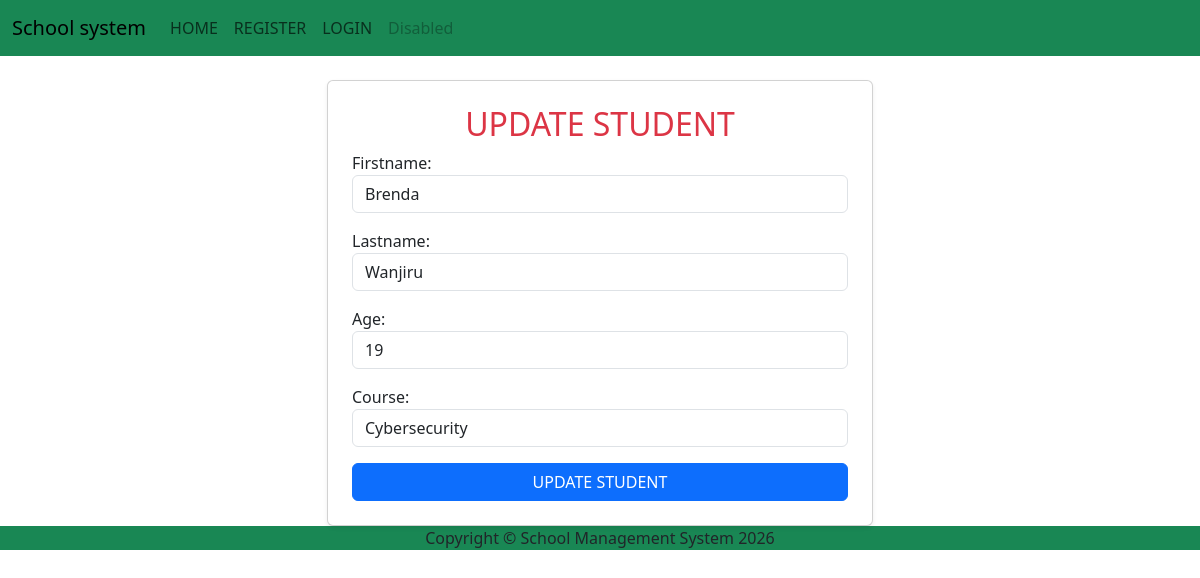
/update/15, run on the app's committed database.
### myapp/models.py (models this page shows, shortened)
class Student(models.Model):
    firstname = models.CharField(max_length=50)
    lastname = models.CharField(max_length=50)
    age = models.IntegerField()
    course = models.CharField(max_length=50)

### myapp/views.py (the view)
# urls.py: path('update/<int:id>', views.update_student, name='update'),
def update_student(request,id):
    student=get_object_or_404(Student, pk=id)
    form=StudentForm(request.POST or None, instance=student)
    if form.is_valid():
        form.save()
        return redirect('students')
    return render(request,'studentform.html',{'form':form})

### myapp/forms.py
class StudentForm(forms.ModelForm):
  class Meta:
    model = Student
    fields=['firstname','lastname','age','course']
    widgets = {
         'firstname': forms.TextInput(attrs={'class': 'form-control', 'placeholder': 'Enter first name'}),
         'lastname': forms.TextInput(attrs={'class': 'form-control', 'placeholder': 'Enter last name'}),
         'age': forms.NumberInput(attrs={'class': 'form-control', 'placeholder': 'Enter age'}),
         'course': forms.Select(choices=[
           ('Full Stack Development', 'Full Stack Development'),
             ('Data Science', 'Data Science'),
               ('Cybersecurity', 'Cybersecurity'),
               ('Cloud Computing', 'Cloud Computing'),
               ('Mobile App Development', 'Mobile App Development'),
               ('UI/UX Design', 'UI/UX Design'),
               ('Artificial Intelligence', 'Artificial Intelligence'),
         ]
         ,attrs={'class': 'form-control'}),
    }

### myapp/templates/studentform.html (shortened to what this page needs)
{%extends 'base.html'%}
{% block content %}
<div class="container mt-4">
  <div class="row justify-content-center">
    <div class="col-md-6">
      <div class="card shadow-sm p-4">
    <h2 class="text-danger text-center" >
      {%if form.instance.pk %}
      UPDATE STUDENT
      {% else %}
      ADD STUDENT
      {% endif %}
    </h2>
     <form method="post">
    {{form.as_p}}
    <button class="btn btn-primary w-100" type="submit">
    {% if form.instance.pk %}
    UPDATE STUDENT
    {% else %}
    ADD STUDENT
    {% endif %}
  </button>
      </form>
</div>
</div>
</div>
</div>
{% endblock %}

### data on the page
Student: firstname "Brenda", lastname "Wanjiru", age "19", course "Cybersecurity"
